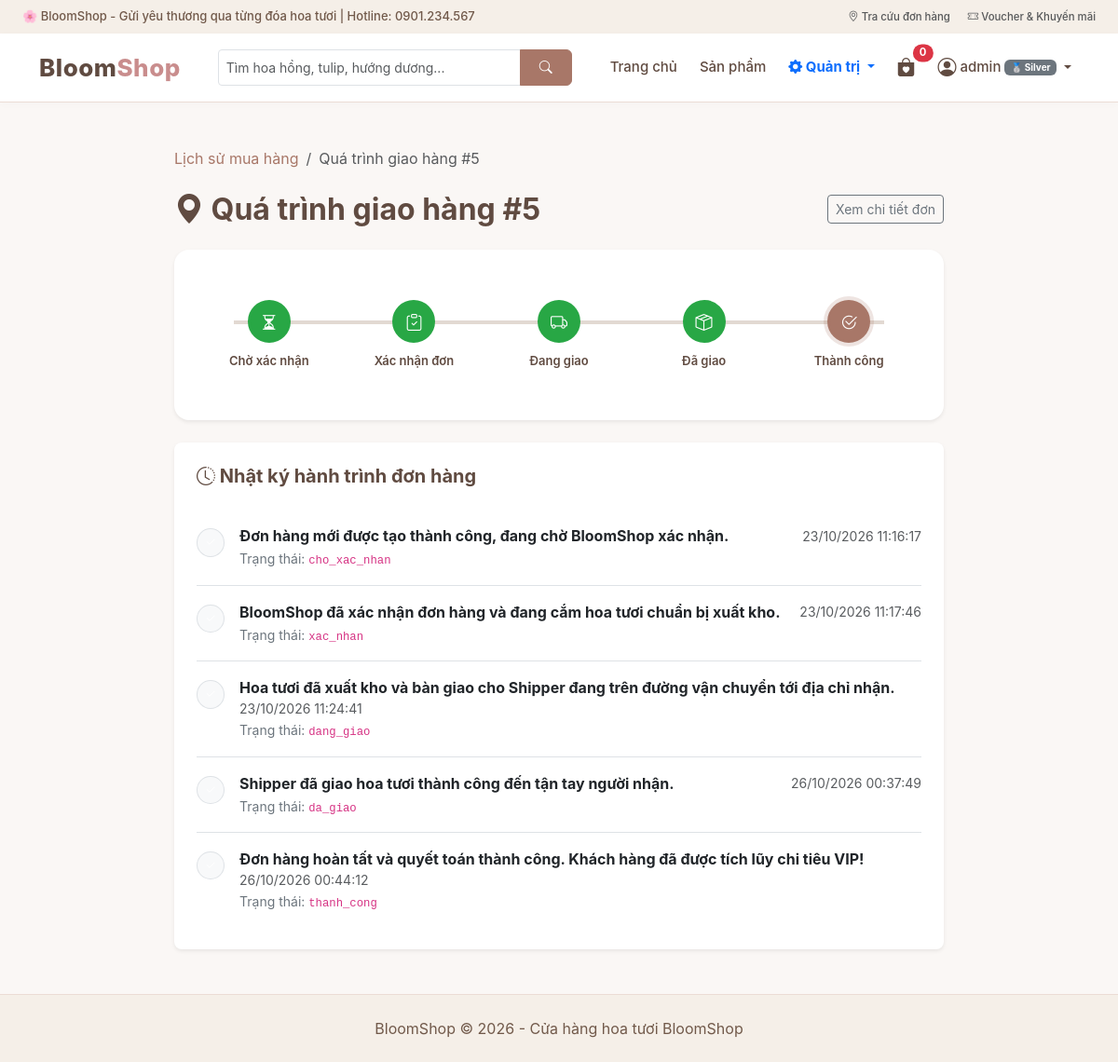
The app's page /index.php?act=theodoigiaohang&id=5 (signed in) with its own data.
### tables this page shows
CREATE TABLE `donhang` (
  `id` int(11) NOT NULL AUTO_INCREMENT,
  `user_id` int(11) DEFAULT NULL,
  `customer_name` varchar(100) NOT NULL,
  `customer_email` varchar(100) NOT NULL,
  `customer_phone` varchar(20) NOT NULL,
  `customer_address` varchar(255) NOT NULL,
  `note` text DEFAULT NULL,
  `subtotal` decimal(12,2) NOT NULL DEFAULT 0.00,
  `voucher_code` varchar(50) DEFAULT NULL,
  `discount_amount` decimal(12,2) DEFAULT 0.00,
  `total_price` decimal(12,2) NOT NULL,
  `payment_method` varchar(50) DEFAULT 'COD',
  `status` enum('cho_xac_nhan','xac_nhan','dang_giao','da_giao','thanh_cong','da_huy','yeu_cau_tra','da_tra_hang','tu_choi_tra') NOT NULL DEFAULT 'cho_xac_nhan',
  `created_at` datetime DEFAULT current_timestamp(),
  `updated_at` datetime DEFAULT current_timestamp() ON UPDATE current_timestamp(),
  `stock_deducted` tinyint(1) NOT NULL DEFAULT 0,
  `inventory_restored` tinyint(1) NOT NULL DEFAULT 0,
  `voucher_restored` tinyint(1) NOT NULL DEFAULT 0,
  `return_reason` text DEFAULT NULL,
  `return_requested_at` datetime DEFAULT NULL,
  PRIMARY KEY (`id`),
  KEY `user_id` (`user_id`),
  CONSTRAINT `donhang_ibfk_1` FOREIGN KEY (`user_id`) REFERENCES `users` (`id`) ON DELETE SET NULL
);

CREATE TABLE `order_tracking` (
  `id` int(11) NOT NULL AUTO_INCREMENT,
  `order_id` int(11) NOT NULL,
  `status` varchar(50) NOT NULL,
  `description` varchar(255) NOT NULL,
  `created_at` datetime DEFAULT current_timestamp(),
  PRIMARY KEY (`id`),
  KEY `order_id` (`order_id`),
  CONSTRAINT `order_tracking_ibfk_1` FOREIGN KEY (`order_id`) REFERENCES `donhang` (`id`) ON DELETE CASCADE
);

### controller/BaseController.php (called while the page is built, shortened)
<?php
class BaseController
{
    public function renderView($view_file, $data_truyen = [])
    {
        extract($data_truyen);
        include __DIR__ . "/../view/header.php";
        include __DIR__ . "/../view/" . $view_file;
        include __DIR__ . "/../view/footer.php";
        exit;
    }
}

### controller/DonHangController.php (called while the page is built, shortened)
<?php
require_once __DIR__ . '/BaseController.php';
require_once __DIR__ . '/../model/DonHangModel.php';
class DonHangController extends BaseController
{
    private $donHangModel;
    public function __construct()
    {
        $this->donHangModel = new DonHangModel();
    }
    public function theoDoiGiaoHang()
    {
        $id = (int)$this->get('id', 0);
        $order = $this->donHangModel->getOrderById($id);
        $tracking_logs = $this->donHangModel->getTrackingLogs($id);
        $this->renderView('theodoigiaohang.php', [
            'order' => $order,
            'tracking_logs' => $tracking_logs
        ]);
    }
}

### model/BaseModel.php (called while the page is built, shortened)
<?php
class BaseModel extends database
{
    private static $cached_conn = null;
    protected function get_conn()
    {
        if (self::$cached_conn === null) {
            self::$cached_conn = $this->connection_database();
        }
        return self::$cached_conn;
    }
    public function queryAll($sql, $params = [])
    {
        $conn = $this->get_conn();
        $stmt = $conn->prepare($sql);
        $stmt->execute($params);
        return $stmt->fetchAll(PDO::FETCH_ASSOC);
    }
    public function readitem($sql, $params = [])
    {
        return $this->queryAll($sql, $params);
    }
    public function queryOne($sql, $params = [])
    {
        $conn = $this->get_conn();
        $stmt = $conn->prepare($sql);
        $stmt->execute($params);
        $result = $stmt->fetch(PDO::FETCH_ASSOC);
        return $result ? $result : null;
    }
    public function readsingle($sql, $params = [])
    {
        return $this->queryOne($sql, $params);
    }
}

### model/DonHangModel.php (called while the page is built, shortened)
<?php
require_once __DIR__ . '/BaseModel.php';
class DonHangModel extends BaseModel
{
    public function getOrderById($id)
    {
        return $this->readsingle("SELECT * FROM donhang WHERE id = :id", [':id' => (int)$id]);
    }
    public function getTrackingLogs($order_id)
    {
        return $this->readitem("SELECT * FROM order_tracking WHERE order_id = :id ORDER BY created_at ASC", [':id' => (int)$order_id]);
    }
}

### view/theodoigiaohang.php (the view)
<div class="container my-5" style="max-width: 850px;">
    <nav aria-label="breadcrumb" class="mb-4">
        <ol class="breadcrumb">
            <li class="breadcrumb-item"><a href="index.php?act=lichsudonhang">Lịch sử mua hàng</a></li>
            <li class="breadcrumb-item active">Quá trình giao hàng #<?= $order['id'] ?></li>
        </ol>
    </nav>
    <div class="d-flex justify-content-between align-items-center mb-4 flex-wrap gap-2">
        <h2 class="fw-bold mb-0" style="color: #604b41;">
            <i class="bi bi-geo-alt-fill text-bloom"></i> Quá trình giao hàng #<?= $order['id'] ?>
        </h2>
        <a href="index.php?act=chitietdonhang&id=<?= $order['id'] ?>" class="btn btn-outline-secondary btn-sm">
            Xem chi tiết đơn
        </a>
    </div>
    <div class="card border-0 shadow-sm p-4 mb-4 bg-white rounded-4">
        <?php
            $st = $order['status'];
            $steps = [
                'cho_xac_nhan' => ['title' => 'Chờ xác nhận', 'icon' => 'bi-hourglass-split', 'index' => 1],
                'xac_nhan'     => ['title' => 'Xác nhận đơn', 'icon' => 'bi-clipboard-check', 'index' => 2],
                'dang_giao'    => ['title' => 'Đang giao', 'icon' => 'bi-truck', 'index' => 3],
                'da_giao'      => ['title' => 'Đã giao', 'icon' => 'bi-box-seam', 'index' => 4],
                'thanh_cong'   => ['title' => 'Thành công', 'icon' => 'bi-check2-circle', 'index' => 5],
            ];
            $current_index = $steps[$st]['index'] ?? 0;
            $is_cancelled = ($st == 'da_huy');
        ?>
        <?php if ($is_cancelled) { ?>
            <div class="alert alert-danger d-flex align-items-center gap-2 mb-0">
                <i class="bi bi-x-circle-fill fs-3"></i>
                <div>
                    <strong>Đơn hàng này đã bị hủy!</strong>
                    <div class="small">Đơn hàng không tiếp tục quá trình giao hàng.</div>
                </div>
            </div>
        <?php } else { ?>
            <div class="tracking-stepper">
                <?php foreach ($steps as $step_key => $step_info) {
                    $cls = '';
                    if ($step_info['index'] < $current_index) {
                        $cls = 'completed';
                    } elseif ($step_info['index'] == $current_index) {
                        $cls = 'active';
                    }
                ?>
                    <div class="tracking-step <?= $cls ?>">
                        <div class="step-icon">
                            <i class="bi <?= $step_info['icon'] ?>"></i>
                        </div>
                        <div class="step-title"><?= $step_info['title'] ?></div>
                    </div>
                <?php } ?>
            </div>
        <?php } ?>
    </div>
    <div class="card border-0 shadow-sm p-4 bg-white rounded-3">
        <h5 class="fw-bold mb-4" style="color: #604b41;">
            <i class="bi bi-clock-history"></i> Nhật ký hành trình đơn hàng
        </h5>
        <?php if (!empty($tracking_logs)) { ?>
            <ul class="list-group list-group-flush">
                <?php foreach ($tracking_logs as $log) { ?>
                    <li class="list-group-item px-0 py-3 d-flex gap-3 align-items-start">
                        <span class="badge bg-light text-bloom border p-2 rounded-circle mt-1">
                            <i class="bi bi-check2"></i>
                        </span>
                        <div class="flex-grow-1">
                            <div class="d-flex justify-content-between align-items-center flex-wrap">
                                <strong class="text-dark"><?= htmlspecialchars($log['description']) ?></strong>
                                <small class="text-muted"><?= date('d/m/Y H:i:s', strtotime($log['created_at'])) ?></small>
                            </div>
                            <small class="text-secondary">Trạng thái: <code><?= htmlspecialchars($log['status']) ?></code></small>
                        </div>
                    </li>
                <?php } ?>
            </ul>
        <?php } else { ?>
            <p class="text-muted mb-0">Chưa có thông tin cập nhật hành trình cho đơn hàng này.</p>
        <?php } ?>
    </div>
</div>

### view/css/style.css (style rules this page uses)
:root { --bloom-primary: #a87768; --bloom-hover: #81594e; --bloom-dark: #604b41; --bloom-light: #faf7f5; --bloom-cream: #f5efe8; --bloom-accent: #c98d8d; --bloom-border: #ebdcd5; }
html { scroll-behavior: smooth; }
body { margin: 0; font-family: -apple-system, BlinkMacSystemFont, "Segoe UI", Roboto, "Helvetica Neue", Arial, sans-serif; background-color: var(--bloom-light); color: #4a3e3d; text-rendering: optimizeLegibility; -webkit-font-smoothing: antialiased; }
a { color: var(--bloom-primary); text-decoration: none; transition: color 0.2s ease; }
.tracking-stepper { display: flex; justify-content: space-between; position: relative; margin: 30px 0; padding: 0; }
.tracking-stepper::before { content: ''; position: absolute; top: 22px; left: 40px; right: 40px; height: 4px; background: #e2d9d2; z-index: 1; }
.tracking-step { position: relative; z-index: 2; text-align: center; flex: 1; }
.tracking-step .step-icon { width: 46px; height: 46px; line-height: 44px; border-radius: 50%; background: #ffffff; border: 3px solid #e2d9d2; color: #999; font-size: 18px; margin: 0 auto 10px; transition: 0.3s; }
.tracking-step.active .step-icon { border-color: var(--bloom-primary); background: var(--bloom-primary); color: #ffffff; box-shadow: 0 0 0 4px rgba(168, 119, 104, 0.2); }
.tracking-step.completed .step-icon { border-color: #28a745; background: #28a745; color: #ffffff; }
.tracking-step .step-title { font-size: 13px; font-weight: 600; color: var(--bloom-dark); }

### records on screen
donhang: id "5", status "thanh_cong" (drawn)
order_tracking: description "Đơn hàng mới được tạo thành công, đang chờ BloomShop xác nhận.", created_at "23/10/2026 11:16:17", status "cho_xac_nhan"
order_tracking: description "BloomShop đã xác nhận đơn hàng và đang cắm hoa tươi chuẩn bị xuất kho.", created_at "23/10/2026 11:17:46", status "xac_nhan"
order_tracking: description "Hoa tươi đã xuất kho và bàn giao cho Shipper đang trên đường vận chuyển tới địa chỉ nhận.", created_at "23/10/2026 11:24:41", status "dang_giao"
order_tracking: description "Shipper đã giao hoa tươi thành công đến tận tay người nhận.", created_at "26/10/2026 00:37:49", status "da_giao"
order_tracking: description "Đơn hàng hoàn tất và quyết toán thành công. Khách hàng đã được tích lũy chi tiêu VIP!", created_at "26/10/2026 00:44:12", status "thanh_cong"

### other values on screen
$cart_count "0"
$_SESSION['name'] "admin"
$step_info['title'] "Chờ xác nhận"
$step_info['title'] "Xác nhận đơn"
$step_info['title'] "Đang giao"
$step_info['title'] "Đã giao"
$step_info['title'] "Thành công"
